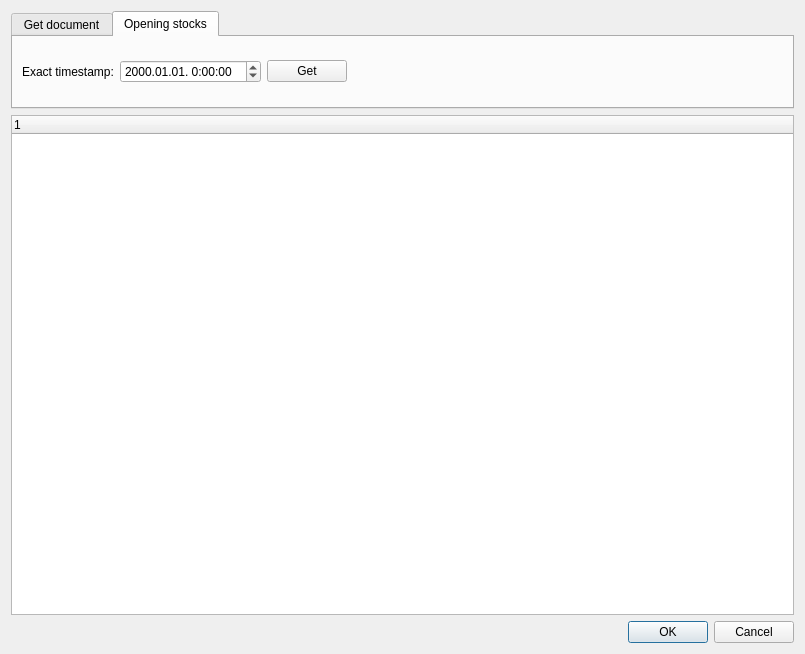
<?xml version="1.0" encoding="UTF-8"?>
<ui version="4.0">
 <class>DialogNDNMonitoring</class>
 <widget class="QDialog" name="DialogNDNMonitoring">
  <property name="geometry">
   <rect>
    <x>0</x>
    <y>0</y>
    <width>805</width>
    <height>654</height>
   </rect>
  </property>
  <property name="windowTitle">
   <string>NDN Monitoring dialog (only for development purposes!!!)</string>
  </property>
  <layout class="QGridLayout" name="gridLayout">
   <item row="3" column="0">
    <widget class="QDialogButtonBox" name="buttonBox">
     <property name="orientation">
      <enum>Qt::Horizontal</enum>
     </property>
     <property name="standardButtons">
      <set>QDialogButtonBox::Cancel|QDialogButtonBox::Ok</set>
     </property>
    </widget>
   </item>
   <item row="0" column="0">
    <widget class="QTabWidget" name="tabWidget">
     <property name="sizePolicy">
      <sizepolicy hsizetype="Expanding" vsizetype="Minimum">
       <horstretch>0</horstretch>
       <verstretch>0</verstretch>
      </sizepolicy>
     </property>
     <property name="currentIndex">
      <number>1</number>
     </property>
     <widget class="QWidget" name="tabGetDocument">
      <attribute name="title">
       <string>Get document</string>
      </attribute>
      <layout class="QGridLayout" name="gridLayout_3">
       <item row="0" column="0">
        <layout class="QGridLayout" name="gridLayout_4">
         <item row="0" column="1">
          <widget class="QLineEdit" name="lineEditLocalDocumentID"/>
         </item>
         <item row="0" column="0">
          <widget class="QLabel" name="label_2">
           <property name="text">
            <string>Local document ID:</string>
           </property>
          </widget>
         </item>
         <item row="1" column="0">
          <widget class="QLabel" name="label_3">
           <property name="text">
            <string>Movement type:</string>
           </property>
          </widget>
         </item>
         <item row="1" column="1">
          <widget class="NDNMovementTypeComboBox" name="comboBoxMovementType"/>
         </item>
         <item row="0" column="4" rowspan="2">
          <widget class="QPushButton" name="pushButtonGetDocument">
           <property name="text">
            <string>Get stock document</string>
           </property>
          </widget>
         </item>
        </layout>
       </item>
       <item row="0" column="1">
        <spacer name="horizontalSpacer">
         <property name="orientation">
          <enum>Qt::Horizontal</enum>
         </property>
         <property name="sizeHint" stdset="0">
          <size>
           <width>40</width>
           <height>20</height>
          </size>
         </property>
        </spacer>
       </item>
      </layout>
     </widget>
     <widget class="QWidget" name="tabOpenIngStock">
      <attribute name="title">
       <string>Opening stocks</string>
      </attribute>
      <layout class="QGridLayout" name="gridLayout_2">
       <item row="0" column="0">
        <layout class="QHBoxLayout" name="horizontalLayout">
         <item>
          <widget class="QLabel" name="label">
           <property name="text">
            <string>Exact timestamp:</string>
           </property>
          </widget>
         </item>
         <item>
          <widget class="QDateTimeEdit" name="dateTimeEditOpeningStock">
           <property name="displayFormat">
            <string>yyyy.MM.dd. H:mm:ss</string>
           </property>
          </widget>
         </item>
         <item>
          <widget class="QPushButton" name="pushButtonGetOpeningStock">
           <property name="text">
            <string>Get</string>
           </property>
          </widget>
         </item>
         <item>
          <spacer name="horizontalSpacer_2">
           <property name="orientation">
            <enum>Qt::Horizontal</enum>
           </property>
           <property name="sizeHint" stdset="0">
            <size>
             <width>40</width>
             <height>20</height>
            </size>
           </property>
          </spacer>
         </item>
        </layout>
       </item>
      </layout>
     </widget>
    </widget>
   </item>
   <item row="2" column="0">
    <widget class="QTreeWidget" name="treeWidgetGetDocument">
     <property name="columnCount">
      <number>1</number>
     </property>
     <column>
      <property name="text">
       <string notr="true">1</string>
      </property>
     </column>
    </widget>
   </item>
  </layout>
 </widget>
 <customwidgets>
  <customwidget>
   <class>NDNMovementTypeComboBox</class>
   <extends>QComboBox</extends>
   <header>../ndnwidgets.h</header>
  </customwidget>
 </customwidgets>
 <resources/>
 <connections>
  <connection>
   <sender>buttonBox</sender>
   <signal>accepted()</signal>
   <receiver>DialogNDNMonitoring</receiver>
   <slot>accept()</slot>
   <hints>
    <hint type="sourcelabel">
     <x>227</x>
     <y>330</y>
    </hint>
    <hint type="destinationlabel">
     <x>157</x>
     <y>274</y>
    </hint>
   </hints>
  </connection>
  <connection>
   <sender>buttonBox</sender>
   <signal>rejected()</signal>
   <receiver>DialogNDNMonitoring</receiver>
   <slot>reject()</slot>
   <hints>
    <hint type="sourcelabel">
     <x>295</x>
     <y>336</y>
    </hint>
    <hint type="destinationlabel">
     <x>286</x>
     <y>274</y>
    </hint>
   </hints>
  </connection>
 </connections>
</ui>
